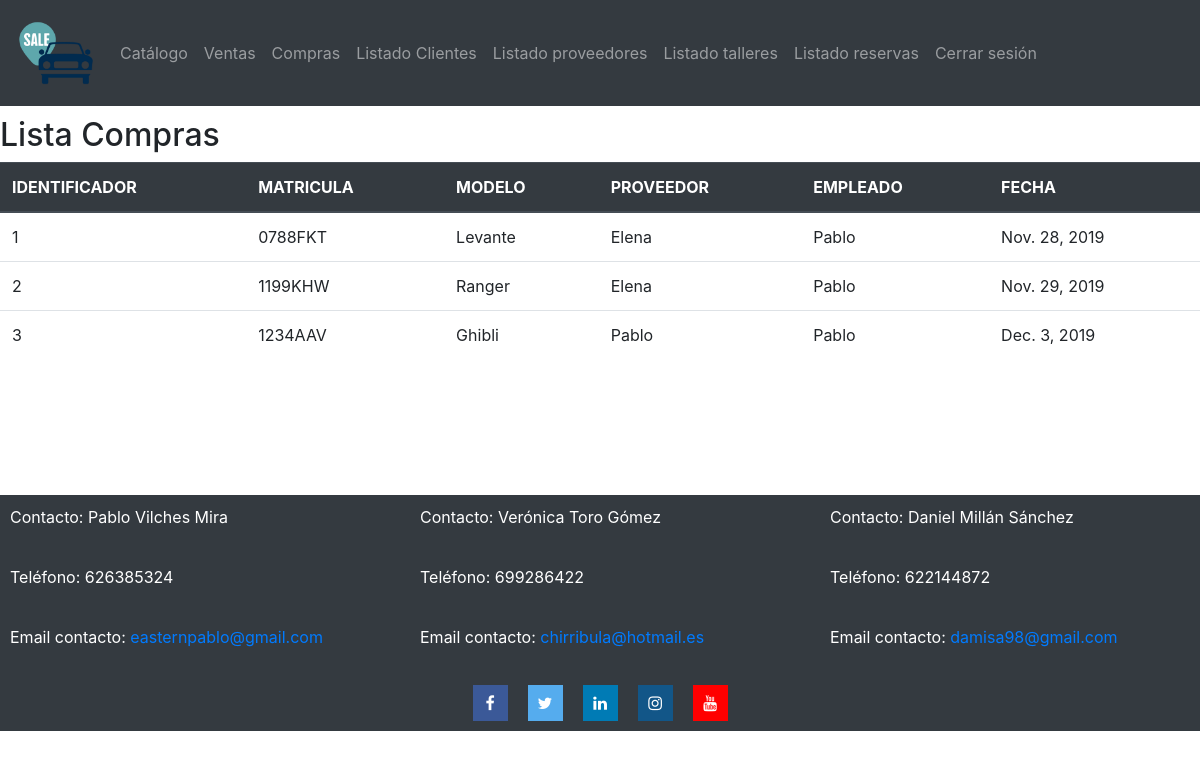
Before: /compras/realizadas/ (signed in) with the older database file.
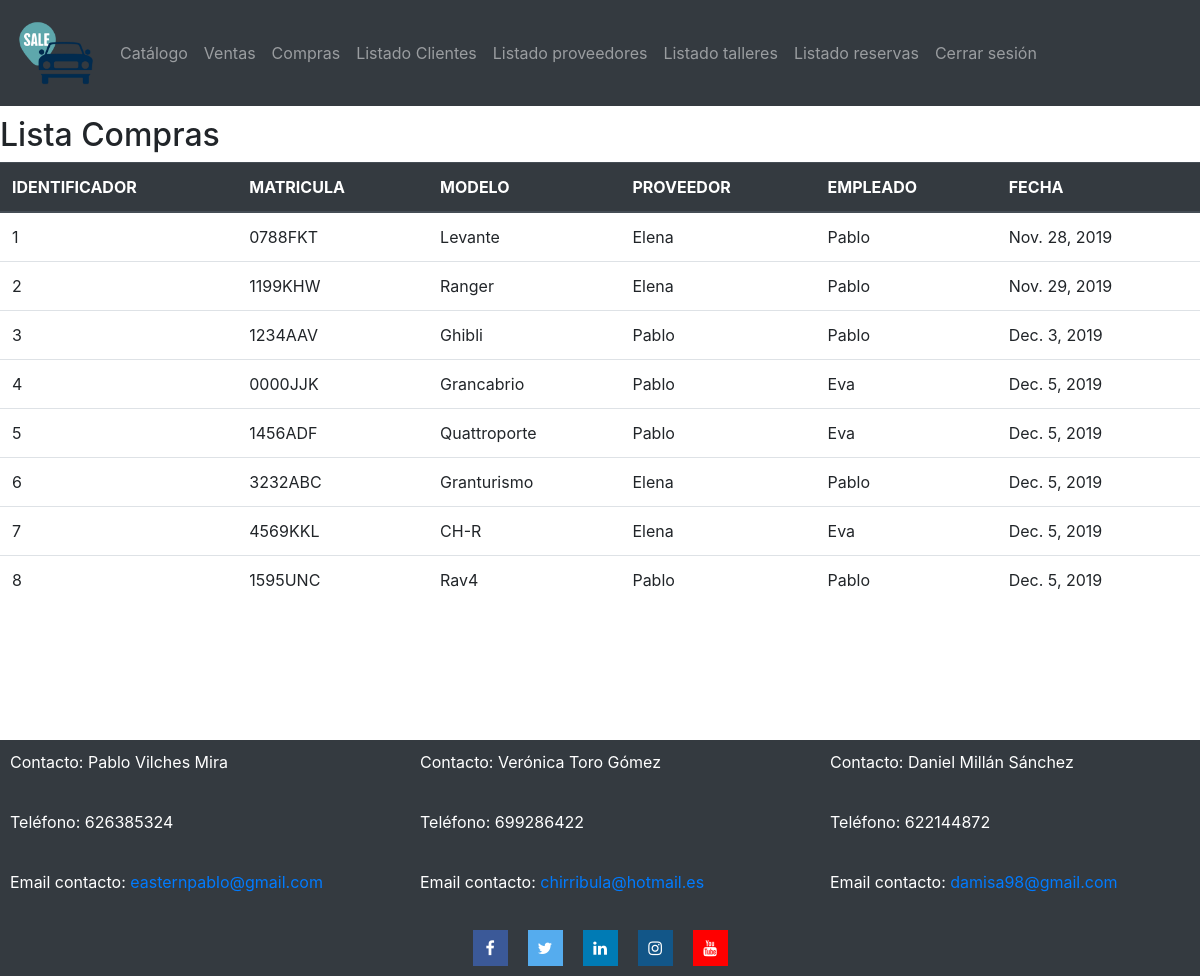
After: the same page with the newer database file.
### catalogo/models.py (models this page shows, shortened)
class Compra(models.Model):
    compra_id = models.AutoField(primary_key=True)
    coche_id = models.ForeignKey('Coche', on_delete=models.CASCADE)
    proveedor_id = models.ForeignKey('Proveedor', on_delete=models.CASCADE)
    empleado_id = models.ForeignKey('Empleado', on_delete=models.CASCADE)
    fecha = models.DateField(auto_now_add=True)

class Coche(models.Model):
    coche_id = models.AutoField(primary_key=True)
    marca_id = models.ForeignKey('Marca', on_delete=models.CASCADE)
    matricula = models.CharField(max_length=7)
    modelo = models.CharField(max_length=50)
    kilometros = models.IntegerField(validators=[MinValueValidator(500)])
    color = models.CharField(max_length=50)
    motor = models.CharField(max_length=50) # Ej: Diesel, Gasolina, Electrico,...
    tipo = models.CharField(max_length=50)  # Ej: Turismo, Monovolumen, TodoTerreno,...
    caballos = models.IntegerField(validators=[MinValueValidator(60)])
    cilindradas = models.IntegerField()
    precio = models.IntegerField(validators=[MinValueValidator(1000)])
    vendido = models.BooleanField(default=False)
    imagen = models.ImageField(upload_to="imagenes/Coches/")

class Proveedor(models.Model):
    proveedor_id = models.AutoField(primary_key=True)
    dni = models.CharField(max_length=9)
    nombre = models.CharField(max_length=50)
    apellidos = models.CharField(max_length=50)
    telefono = models.CharField(max_length=9)
    direccion = models.CharField(max_length=100)
    email = models.EmailField(max_length=50)

class Empleado(models.Model):
    empleado_id = models.AutoField(primary_key=True)
    dni = models.CharField(max_length=9)
    nombre = models.CharField(max_length=50)
    apellidos = models.CharField(max_length=50)                 #son iguales, se puede usar la misma??
    telefono = models.CharField(max_length=9)
    direccion = models.CharField(max_length=100)
    email = models.EmailField(max_length=50)
    usuario = models.ForeignKey(User, on_delete=models.CASCADE, null=True)
    puesto = models.CharField(max_length=50)

### catalogo/views.py (the view)
# urls.py: path("compras/realizadas/", views.lista_compras, name="Listado compras - Concesionario"),
@login_required(login_url="/concesionario/login")
def lista_compras(request):
    compras = Compra.objects.all()
    return render(request,"compras_realizadas.html",{"compras":compras})

### catalogo/templates/compras_realizadas.html (shortened to what this page needs)
{% extends "base.html" %}
{% block content %}
<h2>Lista Compras</h2>
<table class="table">
    <thead class="thead-dark">
        <tr>
            <th>IDENTIFICADOR</th>
            <th>MATRICULA</th>
            <th>MODELO</th>
            <th>PROVEEDOR</th>
            <th>EMPLEADO</th>
            <th>FECHA</th>
        </tr>
    </thead>
    <tbody>
        {% for compra in compras %}
        <tr>
            <td>{{compra.compra_id}}</td>
            <td>{{compra.coche_id.matricula}}</td>
            <td>{{compra.coche_id.modelo}}</td>
            <td>{{compra.proveedor_id.nombre}}</td>
            <td>{{compra.empleado_id.nombre}}</td>
            <td>{{compra.fecha}}</td>
        </tr>
        {% endfor %}
    </tbody>
</table>
{% endblock %}

Changed rows visible on the page:
added Compra: compra_id "4", coche_id.matricula "0000JJK", coche_id.modelo "Grancabrio", proveedor_id.nombre "Pablo", empleado_id.nombre "Eva", fecha "Dec. 5, 2019"
added Compra: compra_id "5", coche_id.matricula "1456ADF", coche_id.modelo "Quattroporte", proveedor_id.nombre "Pablo", empleado_id.nombre "Eva", fecha "Dec. 5, 2019"
added Compra: compra_id "6", coche_id.matricula "3232ABC", coche_id.modelo "Granturismo", proveedor_id.nombre "Elena", empleado_id.nombre "Pablo", fecha "Dec. 5, 2019"
added Compra: compra_id "7", coche_id.matricula "4569KKL", coche_id.modelo "CH-R", proveedor_id.nombre "Elena", empleado_id.nombre "Eva", fecha "Dec. 5, 2019"
added Compra: compra_id "8", coche_id.matricula "1595UNC", coche_id.modelo "Rav4", proveedor_id.nombre "Pablo", empleado_id.nombre "Pablo", fecha "Dec. 5, 2019"
